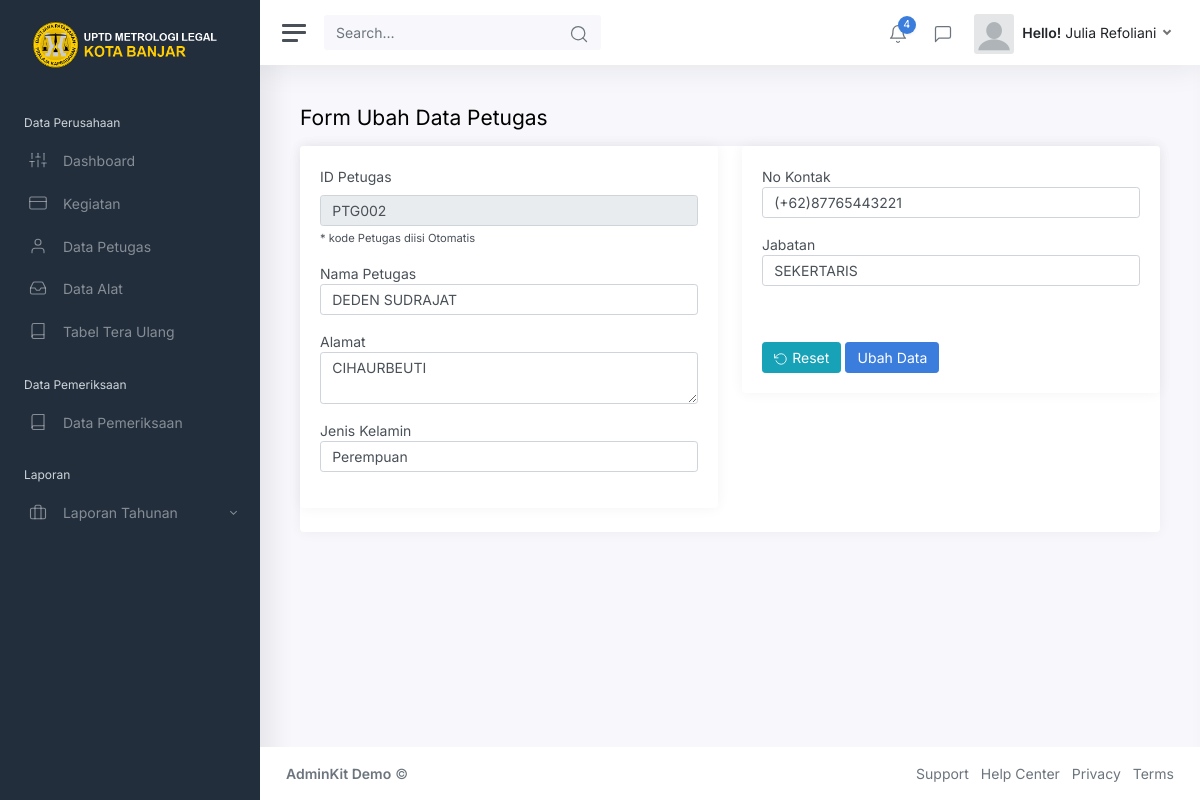
/view/edit_anggota.php?id=PTG002, run on the app's committed database.
### tables this page shows
CREATE TABLE `tbl_petugas` (
  `tanggal_input` varchar(20) NOT NULL,
  `kode_petugas` varchar(30) NOT NULL,
  `nm_petugas` varchar(40) NOT NULL,
  `alamat` text NOT NULL,
  `gender` varchar(20) NOT NULL,
  `telp` varchar(20) NOT NULL,
  `jabatan` varchar(20) NOT NULL
);

### view/edit_anggota.php (the view, shortened to what this page needs)
<!DOCTYPE html>
<html lang="en">
<head>
	<link href="../css/app.css" rel="stylesheet">
</head>
<body>
	<div class="wrapper">
		<nav id="sidebar" class="sidebar">
		<?php
		include '../asset/sidebar_menu.php';
		?>
		</nav>
		<div class="main">
			<nav class="navbar navbar-expand navbar-light navbar-bg">
				<a class="sidebar-toggle d-flex">
          <i class="hamburger align-self-center"></i>
        </a>
				<form class="d-none d-sm-inline-block">
					<div class="input-group input-group-navbar">
						<input type="text" class="form-control" placeholder="Search…" aria-label="Search">
						<button class="btn" type="button">
              <i class="align-middle" data-feather="search"></i>
            </button>
					</div>
				</form>
				<div class="navbar-collapse collapse">
					<ul class="navbar-nav navbar-align">
						<li class="nav-item dropdown">
							<a class="nav-icon dropdown-toggle" href="#" id="alertsDropdown" data-bs-toggle="dropdown">
								<div class="position-relative">
									<i class="align-middle" data-feather="bell"></i>
									<span class="indicator">4</span>
								</div>
							</a>
						</li>
						<li class="nav-item dropdown">
							<a class="nav-icon dropdown-toggle" href="#" id="messagesDropdown" data-bs-toggle="dropdown">
								<div class="position-relative">
									<i class="align-middle" data-feather="message-square"></i>
								</div>
							</a>
						</li>
						<?php
						include '../asset/top-menu.php'
						?>
						</li>
					</ul>
				</div>
			</nav>
			<main class="content">
				<div class="container-fluid p-0">
					<h1 class="h3 mb-3">Form Ubah Data Petugas</h1>
					<div class="row">
						<div class="col-12">
							<div class="card">
					<div class="row">
					<div class='col-12 col-md-6'>
						<div class="card">
							<div class="card-body">
							<form action="../asset/aksi_tabel_tera/edit_anggota.php" method="POST">
							<?php
		include '../asset/koneksi.php';
		$id=$_GET['id'];
		$query = "SELECT * FROM tbl_petugas where kode_petugas='$id'";
		$result = mysqli_query($link, $query);
		while($data = mysqli_fetch_assoc($result))
		{
			?>
									<div class="form-group mb-3">
										<label class="form-label">ID Petugas</label>
										<input type="text" name="id_petugas" id="tanggal" class="form-control" value="<?php echo $data['kode_petugas'] ?>" ReadOnly>
										<small>* kode Petugas diisi Otomatis</small>
									</div>
									<div class="form-group mb-3">
                                        <label for="petugas mb-3" class=" form-control-label">Nama Petugas</label>
                                    	<input type="text" name="nm_petugas" id="petugas" class="form-control" value="<?php echo $data['nm_petugas'] ?>">
                                    </div>
                                        <div class="form-group mb-3">
        								<label for="alamat" class=" form-control-label">Alamat</label>
                                        <textarea name="alamat" id="alamat" class="form-control" ><?php echo $data['alamat'] ?></textarea>
                                    </div>
									<div class="form-group mb-3">
                                    	<label for="nama" class=" form-control-label">Jenis Kelamin</label>
                                       <select name="gender" class="form-control" >
									   <option> <?php echo $data['gender'] ?> </option>
									   </select>
                                    </div>
							</div>
						</div>
						</div>
						<div class='col-12 col-md-6 '>
						<div class="card">
							<div class="card-body">
										<div class="form-group mb-3">
                                        <label for="jenisuttp" class=" form-control-label">No Kontak</label>
                                        <input type="text" name="no_kontak" id="jenisuttp" class="form-control" value="<?php echo $data['telp'] ?>">
                                    </div>
                                   		<div class="form-group mb-3">
                                        <label for="kekuatan" class=" form-control-label">Jabatan</label>
                                        <input type="text" name="jabatan" id="kekuatan" class="form-control" value="<?php echo $data['jabatan'] ?>" >
									</div>
							</div>
							<div class="card-body">
							<button type="reset" name="s" class="btn btn-medium btn-info" value="Reset Form"><i class="align-middle me-1" data-feather="rotate-ccw"></i>Reset</button>
                            <input type="submit" name="ubah" class="btn btn-primary" value="Ubah Data">
							</div>
						<?php } ?>
						</div>
						</div>
							</div>
						</div>
					</div>
			</main>
			<footer class="footer">
				<div class="container-fluid">
					<div class="row text-muted">
						<div class="col-6 text-start">
							<p class="mb-0">
								<a href="index.html" class="text-muted"><strong>AdminKit Demo</strong></a> &copy;
							</p>
						</div>
						<div class="col-6 text-end">
							<ul class="list-inline">
								<li class="list-inline-item">
									<a class="text-muted" href="#">Support</a>
								</li>
								<li class="list-inline-item">
									<a class="text-muted" href="#">Help Center</a>
								</li>
								<li class="list-inline-item">
									<a class="text-muted" href="#">Privacy</a>
								</li>
								<li class="list-inline-item">
									<a class="text-muted" href="#">Terms</a>
								</li>
							</ul>
						</div>
					</div>
				</div>
			</footer>
		</div>
	</div>
</body>
</html>

### data on the page
tbl_petugas: id_petugas "PTG002", nm_petugas "DEDEN SUDRAJAT", alamat "CIHAURBEUTI", gender "Perempuan", no_kontak "(+62)87765443221", jabatan "SEKERTARIS"
